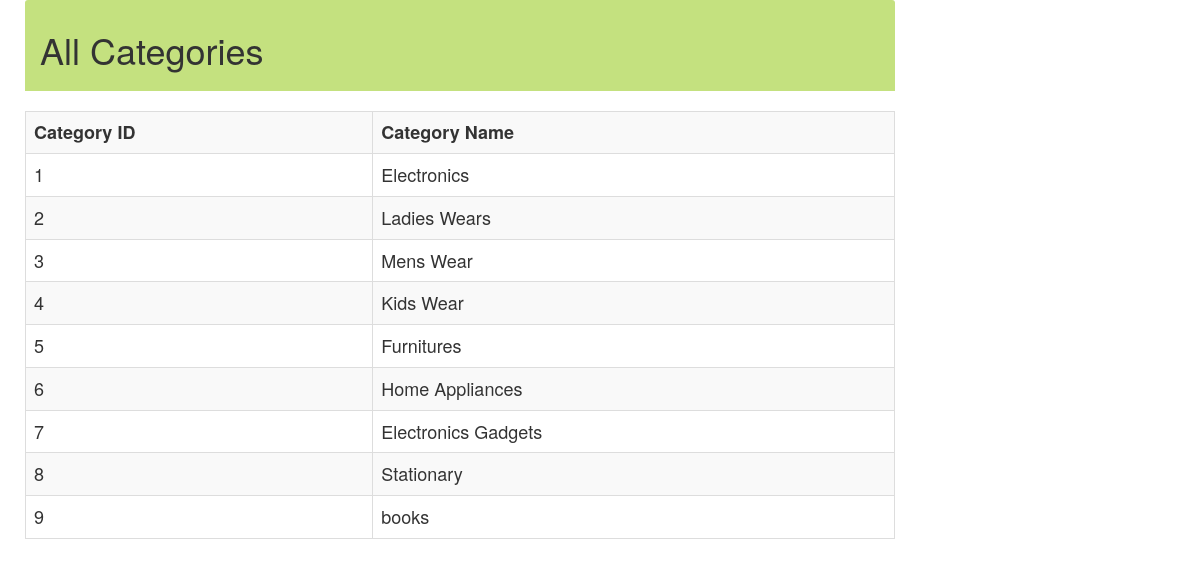
/cat_details.php, run on the app's committed database.
### tables this page shows
CREATE TABLE `categories` (
  `cat_id` int(100) NOT NULL,
  `cat_title` text NOT NULL
);

### cat_details.php (the view, shortened to what this page needs)
<?php
include("db.php");
?>
<!DOCTYPE html>
<html lang="en">
<head>
<link href="style/css/bootstrap.min.css" rel="stylesheet">
<link href="style/css/k.css" rel="stylesheet">
</head>
<body>
<div class="col-sm-9" style="margin-left:10px">
<div class="panel-heading" style="background-color:#c4e17f">
	<h1>All Categories</h1></div><br>
<div style="overflow-x:scroll;">
<table class="table table-bordered table-hover table-striped" style="font-size:18px">
	<tr>
			    	<th>Category ID</th>
                	<th>Category Name</th>
	</tr>
<?php
$query = "SELECT * FROM `categories`";
$result=mysqli_query($con,$query);
	while($row = mysqli_fetch_array($result))
{
	echo "<tr>
		<td>".$row['cat_id']." </td>
		<td>".$row['cat_title']." </td>";
   echo"</tr>";
}
?>
</table>
</div>
</div></div>
</body>
</html>

### data on the page
categories: cat_id "1", cat_title "Electronics"
categories: cat_id "2", cat_title "Ladies Wears"
categories: cat_id "3", cat_title "Mens Wear"
categories: cat_id "4", cat_title "Kids Wear"
categories: cat_id "5", cat_title "Furnitures"
categories: cat_id "6", cat_title "Home Appliances"
categories: cat_id "7", cat_title "Electronics Gadgets"
categories: cat_id "8", cat_title "Stationary"
categories: cat_id "9", cat_title "books"
